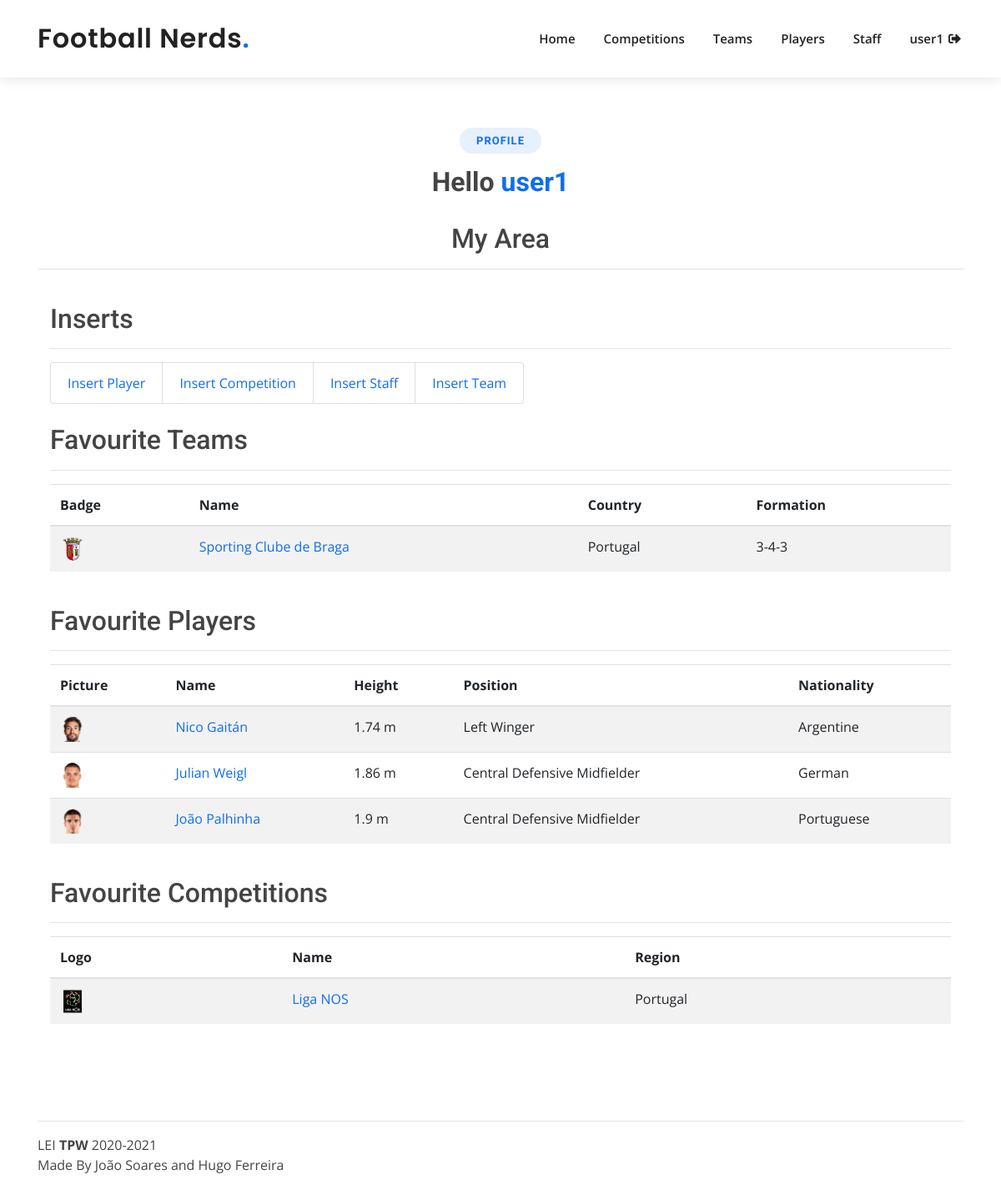
Screenshot of /profile/ (signed in) with the database file from the repository.
### app/models.py (models this page shows, shortened)
class NormalUser(models.Model):
    user = models.OneToOneField(User, on_delete=models.CASCADE)
    job_football_related = models.BooleanField()
    favouriteplayers = models.ManyToManyField(Player, through='FavouritePlayer')
    favouriteteams = models.ManyToManyField(Team, through='FavouriteTeam')
    favouritecompetitions = models.ManyToManyField(Competition, through='FavouriteCompetition')

class Team(models.Model):
    full_name = models.CharField(max_length=70)
    name = models.CharField(max_length=70)
    abreviated_name = models.CharField(max_length=4)
    founding_year = models.IntegerField()
    club_badge_img = models.ImageField(upload_to=teamdir, default="teams/default_club.png")
    city = models.CharField(max_length=20)
    country = models.CharField(max_length=20)
    players = models.ManyToManyField(Player, through='PlayerPlaysFor')
    formation = models.CharField(max_length=5, validators=[RegexValidator(
        regex='[0-9]{1}-[0-9]{1}-[0-9]{1}',
        message='Season must follow the format number-number-number',
        code='invalid_formation'
    )])

class Player(models.Model):
    POSITION_CHOICES = (
        ('Striker', 'ST-Striker'),
        ('Left Winger', 'LW-Left Winger'),
        ('Right Winger', 'RW-Right Winger'),
        ('Central Attacking Midfielder', 'CAM-Central Attacking Midfielder'),
        ('Central Midfielder', 'CM-Central Midfielder'),
        ('Central Defensive Midfielder', 'CDM-Central Defensive Midfielder'),
        ('Left Back', 'LB-Left Back'),
        ('Right Back', 'RB-Right Back'),
        ('Center Back', 'CB-Center Back'),
        ('Goalkeeper', 'GR-Goalkeeper'),
    )
    BEST_FOOT = (('Left', 'L-Left'), ('Right', 'R-Right'), ('Both', 'B-Both'))
    full_name = models.CharField(max_length=120)
    name = models.CharField(max_length=90)
    birthday = models.DateField()
    height = models.FloatField(validators=[MinValueValidator(0)])
    nationality = models.CharField(max_length=70)
    position = models.CharField(max_length=28, choices=POSITION_CHOICES)
    best_foot = models.CharField(max_length=5, choices=BEST_FOOT)
    preferred_number = models.PositiveIntegerField(validators=[MinValueValidator(1),MaxValueValidator(100)])
    player_img = models.ImageField(upload_to=playerdir, default="players/default_player.png")

class Competition(models.Model):
    full_name = models.CharField(max_length=70)
    competition_badge_img = models.ImageField(upload_to=compdir, default="competitions/default_league.png")
    teams = models.ManyToManyField(Team, through='ClubPlaysIn')
    region = models.CharField(max_length=70)
    """season = models.CharField(max_length=5, validators=[RegexValidator(
        regex='[0-9]{4}-[0-9]{4}',
        message='Season must follow the format year-year',
        code='invalid_season'
    )])"""

### app/views.py (the view)
# urls.py: path('profile/', views.profile, name='profile')
def profile(request):
    if not request.user.is_authenticated:
        return redirect('/login')
    else:
        if request.user.username == 'admin':
            t_parms = {
                'userInfo': User.objects.get(username=request.user.username),
                'check': False
            }
        else:
            t_parms = {
                'userInfo': NormalUser.objects.get(user__username=request.user.username),
                'favouriteTeams': Team.objects.filter(favouriteteam__user__user_id=request.user.id),
                'favouritePlayers': Player.objects.filter(favouriteplayer__user__user_id=request.user.id),
                'favouriteCompetition': Competition.objects.filter(favouritecompetition__user__user_id=request.user.id),
                'check': True
            }
        return render(request, 'profile.html', t_parms)

### templates/profile.html (shortened to what this page needs)
{% extends 'layout.html' %}
{% load static %}
{% block content %}
    <section id="services" class="services" >
    {% if check %}
        <div class="section-title" >
          <h2>Profile</h2>
          <h3>Hello <span>{{ userInfo.user.username}}</span></h3>
        </div>
    {% else %}
        <div class="section-title" >
          <h2>Profile</h2>
          <h3>Hello <span>{{ userInfo.username}}</span></h3>
        </div>
    {% endif %}
        <h2 align="center"> My Area</h2>
        <hr>
        <br>
    <div class="container" data-aos="fade-up">
    <h2 align="left">Inserts</h2>
        <hr>
    <ul class="list-group list-group-horizontal-sm col-md-8">
      <li class="list-group-item"><a href="{% url 'insert_player' %}">Insert Player</a></li>
      <li class="list-group-item"><a href="{% url 'insert_competition' %}">Insert Competition</a></li>
      <li class="list-group-item"><a href="{% url 'insert_staff' %}">Insert Staff</a></li>
      <li class="list-group-item"><a href="{% url 'insert_team' %}">Insert Team</a></li>
    </ul>
    <br>
    </div>
    {% if check %}
      <div class="container" data-aos="fade-up">
        <h2> Favourite Teams</h2>
          <hr>
        <table class="table table-striped">
          <thead>
            <tr>
              <th scope="col">Badge</th>
              <th scope="col">Name</th>
              <th scope="col">Country</th>
              <th scope="col">Formation</th>
            </tr>
          </thead>
          <tbody>
          {% for team in favouriteTeams %}
            <tr>
                <th scope="row"><a href="{% url 'teams'%}{{ team.id }}"><img src="{% static 'img/' %}{{ team.club_badge_img }}" style="width: 30px; height: 30px"></a></th>
                <td><a href="{% url 'teams'%}{{ team.id }}">{{ team.full_name }}</a></td>
              <td>{{ team.country }}</td>
              <td>{{ team.formation }}</td>
            </tr>
          {% endfor %}
          </tbody>
        </table>
        <br>
        <h2> Favourite Players</h2>
          <hr>
        <table class="table table-striped">
          <thead>
            <tr>
              <th scope="col">Picture</th>
              <th scope="col">Name</th>
              <th scope="col">Height</th>
              <th scope="col">Position</th>
              <th scope="col">Nationality</th>
            </tr>
          </thead>
          <tbody>
          {% for player in favouritePlayers %}
            <tr>
                <th scope="row"><a href="{% url 'players'%}{{ player.id }}"><img src="{% static 'img/' %}{{ player.player_img }}" style="width: 30px; height: 30px"></a></th>
                <td><a href="{% url 'players'%}{{ player.id }}">{{ player.name }}</a></td>
                <td>{{ player.height }} m</td>
                <td>{{ player.position }}</td>
                <td>{{ player.nationality }}</td>
            </tr>
          {% endfor %}
          </tbody>
        </table>
        <br>
              <h2> Favourite Competitions</h2>
          <hr>
        <table class="table table-striped">
          <thead>
            <tr>
              <th scope="col">Logo</th>
              <th scope="col">Name</th>
              <th scope="col">Region</th>
            </tr>
          </thead>
          <tbody>
          {% for competition in favouriteCompetition %}
            <tr>
                <th scope="row"><a href="{% url 'competitions'%}{{ competition.id }}"><img src="{% static 'img/' %}{{ competition.competition_badge_img }}" style="width: 30px; height: 30px"></a></th>
                <td><a href="{% url 'competitions'%}{{ competition.id }}">{{ competition.full_name }}</a></td>
                <td>{{ competition.region }}</td>
            </tr>
          {% endfor %}
          </tbody>
        </table>
      </div>
    {% endif %}
    </section>
{% endblock %}

### templates/loginpartial.html (shortened to what this page needs)
{% load static %}
{% if user.is_authenticated %}
<li><a href="{% url 'profile' %}">{{ user.username }}</a></li>
<form id="logoutForm" action="/logout" method="get" class="form-inline my-2 my-lg-0">
    <li><a href="javascript:document.getElementById('logoutForm').submit()"><i class="fas fa-sign-out-alt"></i></a></li>
</form>
{% else %}
    <li><a href="{% url 'login' %}">Log in</a></li>
{% endif %}

### app/static/css/style.css (style rules this page uses)
body { font-family: "Open Sans", sans-serif; color: #444444; }
a { color: #106eea; }
h1, h2, h3, h4, h5, h6 { font-family: "Roboto", sans-serif; }
.nav-menu > ul > li { position: relative; white-space: nowrap; padding: 10px 0 10px 28px; }
.nav-menu a { display: block; position: relative; color: #222222; transition: 0.3s; font-size: 15px; font-weight: 600; padding: 0 3px; font-family: "Open Sans", sans-serif; }
.nav-menu > ul > li > a:before { content: ""; position: absolute; width: 100%; height: 2px; bottom: -5px; left: 0; background-color: #106eea; visibility: hidden; width: 0px; transition: all 0.3s ease-in-out 0s; }
section { padding: 60px 0; overflow: hidden; }
.section-title { text-align: center; padding-bottom: 30px; }
.section-title h2 { font-size: 13px; letter-spacing: 1px; font-weight: 700; padding: 8px 20px; margin: 0; background: #e7f1fd; color: #106eea; display: inline-block; text-transform: uppercase; border-radius: 50px; }
.section-title h3 { margin: 15px 0 0 0; font-size: 32px; font-weight: 700; }
.section-title h3 span { color: #106eea; }

### rows the page displays
NormalUser: user.username "user1"
Team: club_badge_img (picture), full_name "Sporting Clube de Braga", country "Portugal", formation "3-4-3"
Player: player_img (picture), name "Nico Gaitán", height "1.74", position "Left Winger", nationality "Argentine"
Player: player_img (picture), name "Julian Weigl", height "1.86", position "Central Defensive Midfielder", nationality "German"
Player: player_img (picture), name "João Palhinha", height "1.9", position "Central Defensive Midfielder", nationality "Portuguese"
Competition: competition_badge_img (picture), full_name "Liga NOS", region "Portugal"

### other values shown
{{ user.username }} "user1"
